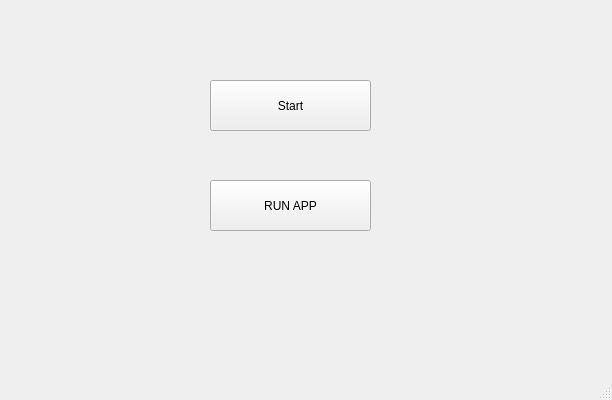
<?xml version="1.0" encoding="UTF-8"?>
<ui version="4.0">
 <class>MainWindow</class>
 <widget class="QMainWindow" name="MainWindow">
  <property name="geometry">
   <rect>
    <x>0</x>
    <y>0</y>
    <width>612</width>
    <height>400</height>
   </rect>
  </property>
  <property name="windowTitle">
   <string>AUTOMATOR</string>
  </property>
  <widget class="QWidget" name="centralwidget">
   <widget class="QPushButton" name="recordingButton">
    <property name="geometry">
     <rect>
      <x>210</x>
      <y>80</y>
      <width>161</width>
      <height>51</height>
     </rect>
    </property>
    <property name="text">
     <string>Start</string>
    </property>
   </widget>
   <widget class="QPushButton" name="runButton">
    <property name="geometry">
     <rect>
      <x>210</x>
      <y>180</y>
      <width>161</width>
      <height>51</height>
     </rect>
    </property>
    <property name="text">
     <string>RUN APP</string>
    </property>
   </widget>
   <widget class="QLabel" name="labelTimer">
    <property name="geometry">
     <rect>
      <x>100</x>
      <y>350</y>
      <width>200</width>
      <height>16</height>
     </rect>
    </property>
    <property name="text">
     <string/>
    </property>
   </widget>
  </widget>
  <widget class="QMenuBar" name="menubar">
   <property name="geometry">
    <rect>
     <x>0</x>
     <y>0</y>
     <width>612</width>
     <height>22</height>
    </rect>
   </property>
  </widget>
  <widget class="QStatusBar" name="statusbar"/>
 </widget>
 <resources/>
 <connections/>
</ui>
